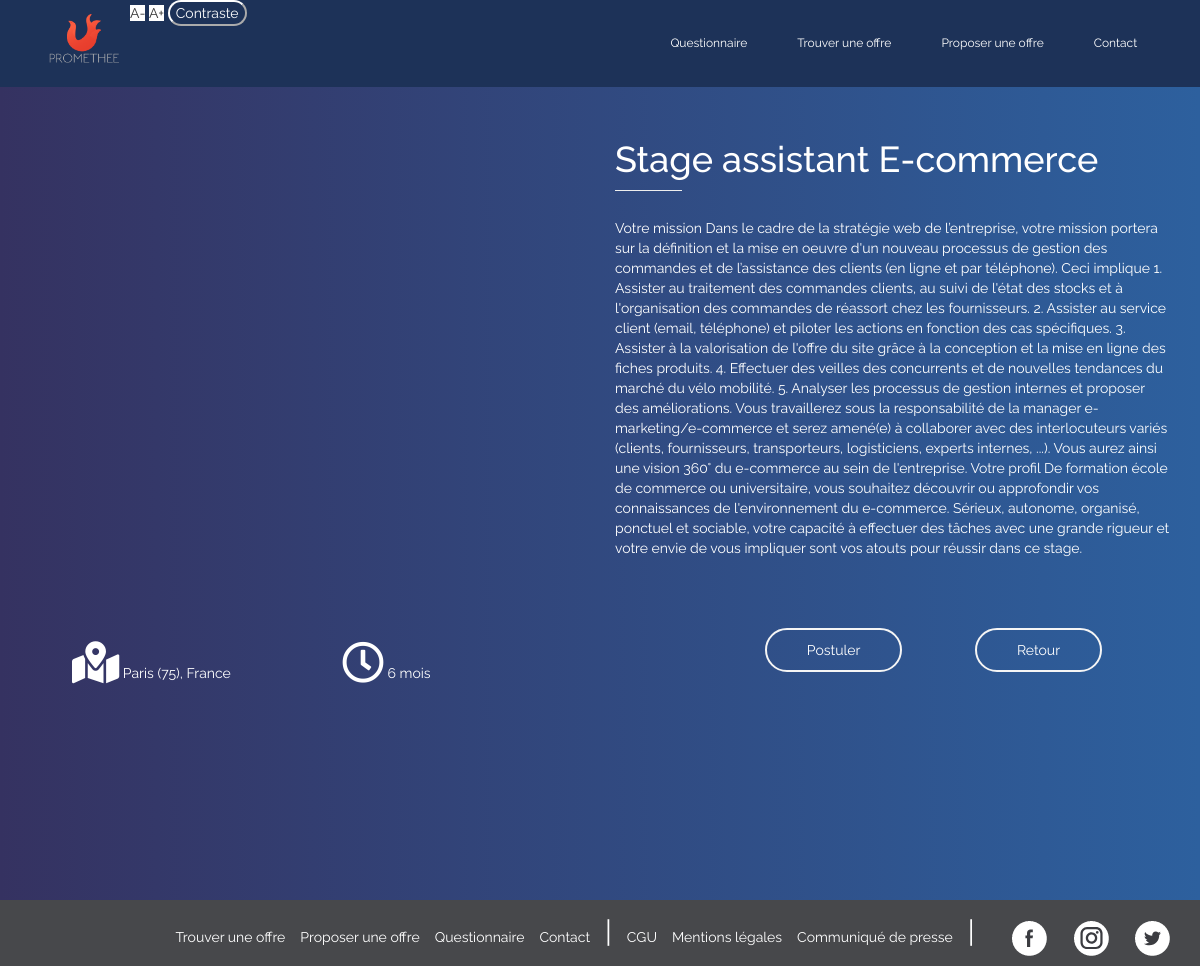
The app's page /formations.php?art=7 with its own data.
### tables this page shows
CREATE TABLE IF NOT EXISTS `proposer_formations` (
  `id` int(11) NOT NULL AUTO_INCREMENT,
  `nom_etablissement` varchar(255) NOT NULL,
  `nom` varchar(255) NOT NULL,
  `telephone` int(10) NOT NULL,
  `taille_entreprise` text,
  `Ville` varchar(75) NOT NULL,
  `duration` varchar(255) NOT NULL,
  `titre_poste` varchar(75) NOT NULL,
  `chapo` varchar(250) NOT NULL,
  `description_complete` longtext NOT NULL,
  PRIMARY KEY (`id`)
);

### formations.php (the view, shortened to what this page needs)
<?php
include("envoi_form.php");
if(isset($_GET['art'])){
    $read_art = htmlspecialchars($_GET['art']);
    $get_art = $bdd->prepare('SELECT * FROM proposer_formations WHERE id=?');
    $get_art->execute(array($read_art));
          if($get_art->rowCount()==1){
              $get_art = $get_art->fetch();
          }else
          {
              die('Erreur');
          }
         ?>
<!DOCTYPE HTML>
<html lang="fr">
    <head>
    <link rel="stylesheet" href="https://maxcdn.bootstrapcdn.com/bootstrap/3.3.7/css/bootstrap.min.css">
    <link rel="stylesheet" href="https://use.fontawesome.com/releases/v5.5.0/css/all.css">
    <link rel="stylesheet" href="assets/css/styles.css">
<link rel="stylesheet" type="text/css" href="//cdnjs.cloudflare.com/ajax/libs/cookieconsent2/3.1.0/cookieconsent.min.css" />
</head>
<body id="body">
<nav class="navbar navbar-fixed-top">
  <div class="container" id="beau">
    <div class="collapse navbar-collapse" id="myNavbar">
        <a href="home.php" class="navbar-left"><img class="logo" src="assets/img/logo.png"></a>
        <div class="accessibilite-zoom" id="moin">A-</div>
    <div class="accessibilite-zoom" id="plus">A+</div>
    <button onclick="change_bg()">Contraste</button>
      <ul class="nav navbar-nav navbar-right">
        <li><a href="quizz.php">Questionnaire</a></li>
        <li><a href="formations-list.php">Trouver une offre</a></li>
        <li><a href="propositions.php">Proposer une offre</a></li>
        <li><a href="contact.php">Contact</a></li>
      </ul>
    </div>
  </div>
</nav>
    <div class="container" id="marge">
        <div class="row">
        <div class="col-sm-6">
            <iframe class="maps" src="https://www.google.com/maps/embed?pb=!1m18!1m12!1m3!1d2625.2909627130334!2d2.389226215902807!3d48.852661809063704!2m3!1f0!2f0!3f0!3m2!1i1024!2i768!4f13.1!3m3!1m2!1s0x47e67274fd0b00b3%3A0xbd260b61f2c3e82!2s19+Rue+Voltaire%2C+75011+Paris!5e0!3m2!1sfr!2sfr!4v1544064702351" width="100%" height="auto" frameborder="0" style="border:0" allowfullscreen></iframe>
        </div>
        <div class="col-sm-6">
            <h1 style="color:white;"><?= $get_art['titre_poste']?></h1>
            <hr style="width:12%;margin-bottom:5%;">
            <p class="text"><?= $get_art['description_complete'] ?></p>
        </div>
    </div>
    </div>
    <div class="container" id="basMarge2">
    <div class="row">
        <div class="col-sm-12">
    <div class="col-sm-6">
        <div class="col-sm-6" style="color:white; padding:5%;">
        <p class="textD">
        <i class="fas fa-map-marked-alt fa-3x" style="color:white;"></i>
        <?= $get_art['Ville']?>, France</p>
        </div>
        <div class="col-sm-6" style="padding:5%;">
        <p class="textD">
        <i class="far fa-clock fa-3x"></i>
        <?= $get_art['duration']?></p>
        </div>
    </div>
    <div class="col-sm-6">
    <div class="boutonman">
        <a class="button_form" href="tel:<?= $get_art['telephone']?>">Postuler</a>
        <a class="button_form" href="formations-list.php">Retour</a>
     </div>
    </div>
    </div>
    </div>
    </div>
<footer class="page-footer font-small cyan darken-3" style="background:#47484b;">
    <div class="container">
      <div class="row">
        <div class="col-md-12 py-5">
        <div class="arbo-footer">
          <p class="text-right" style="margin-top: 1%;">
            <a href="formations-list.php">Trouver une offre</a>
            <a href="propositions.php">Proposer une offre</a>
            <a href="quizz.php">Questionnaire</a>
            <a href="contact.php">Contact</a>
            <span class="separateur">|</span>
            <a href="cgu.php" style="margin-left: 0%;">CGU</a>
            <a href="cgu.php#conditions">Mentions légales</a>
            <a href="assets/presse.pdf" target="_blank">Communiqué de presse</a>
            <span class="separateur">|</span>
             <a class="fb-ic">
            <a target="_blank" href="https://www.facebook.com/Prom%C3%A9th%C3%A9e-286251385344865/">
              <img src="assets/img/Facebook.png" alt="">
            </a>
          </a>
          <a class="tw-ic">
            <a target="_blank" href="https://www.instagram.com/promethee_us/">
              <img src="assets/img/Insta.png" alt="">
            </a>
          </a>
          <a class="ins-ic">
            <a target="_blank" href="https://twitter.com/promethee_us">
              <img src="assets/img/Twitter.png" alt="">
            </a>
          </a>
          </p>
        </div>
        </div>
      </div>
    </div>
  </footer>
    </body>
</html>
        <?php }
    ?>

### assets/css/styles.css (style rules this page uses)
html { z-index: -1; height:100%; }
nav { font-family: 'Raleway', sans-serif; }
button { background: transparent; color:white; border-color:white; border-radius: 31px; }
body { background-image: -webkit-linear-gradient(left, #353261, #2d609e); background:-moz-linear-gradient(left, #353261, #2d609e); background:-o-linear-gradient(left, #353261, #2d609e); background:-ms-linear-gradient(left, #353261, #2d609e); width: 100%; height: 100%; font-family: 'Raleway', sans-serif; z-index: 1; }
.navbar { background-color:#1d3258; }
.accessibilite-zoom { background-color:white; display: INLINE; }
h1 { color:white; }
.navbar-left { padding: 10px 15px; }
.logo { width: 70px; margin:5%; }
.nav>li>a { position: relative; display: block; padding: 10px 25px; color:white; }
.navbar-right { font-size: 12px; padding:2%; }
footer { margin-top:10%; }
iframe { height:300px; width:100%; }
#marge { margin-top: 10%; }
#basMarge2 { margin-bottom: 15%; }
.fas { color:#eb5d45; }
.text { color:white; }
.textD { color:white; float:left; }
.maps { margin-top: 7%; width: 100%; height:450px; }
hr { width:7%; margin:0; }
.boutonman { margin-left: 15%; }
.button_form { background-color:transparent; -moz-border-radius:31px; -webkit-border-radius:31px; border-radius:31px; display:inline-block; cursor:pointer; color:white; font-size:1em; padding:10px 40px; margin-top: 3%; border:2px solid whitesmoke; margin-left: 15%; }
.separateur { font-size: 2.1em; color:white; margin:1%; }
.arbo-footer a { color:white; margin-left: 1%; }

### records on screen
proposer_formations: titre_poste "Stage assistant E-commerce", description_complete "Votre mission Dans le cadre de la stratégie web de l’entreprise, votre mission portera sur la définition et la mise en oeuvre d'un nouveau processus de gestion des commandes et de l’assistance des clients (en ligne et par téléphone). Ceci implique 1. Assister au traitement des commandes clients, au suivi de l'état des stocks et à l'organisation des commandes de réassort chez les fournisseurs. 2. Assister au service client (email, téléphone) et piloter les actions en fonction des cas spécifiques. 3. Assister à la valorisation de l'offre du site grâce à la conception et la mise en ligne des fiches produits. 4. Effectuer des veilles des concurrents et de nouvelles tendances du marché du vélo…", Ville "Paris (75)", duration "6 mois"
